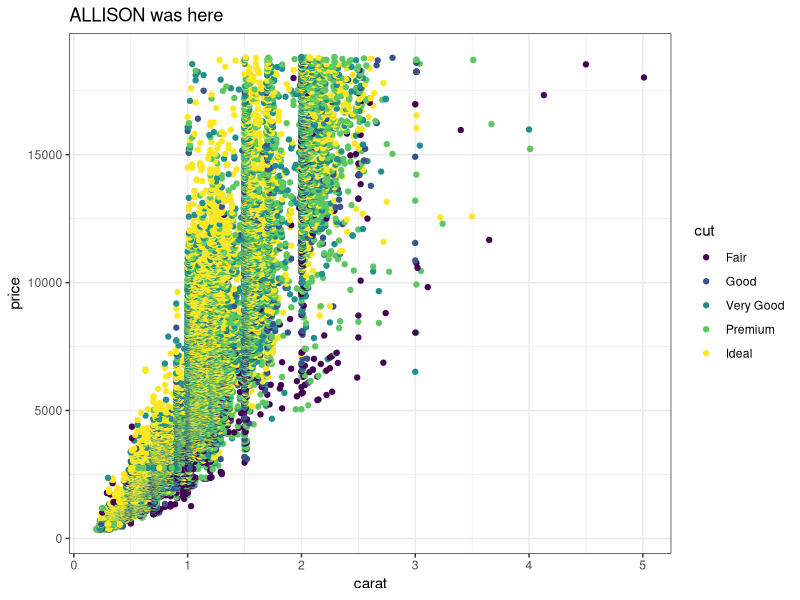
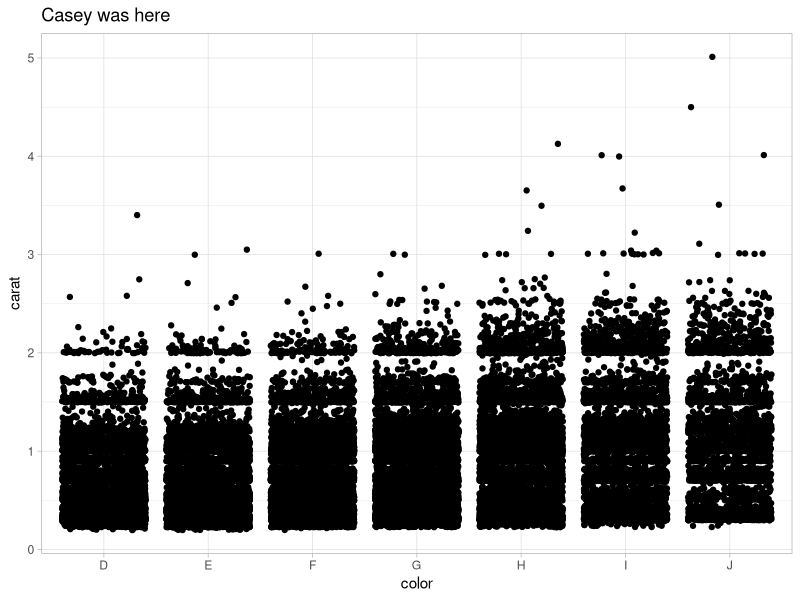
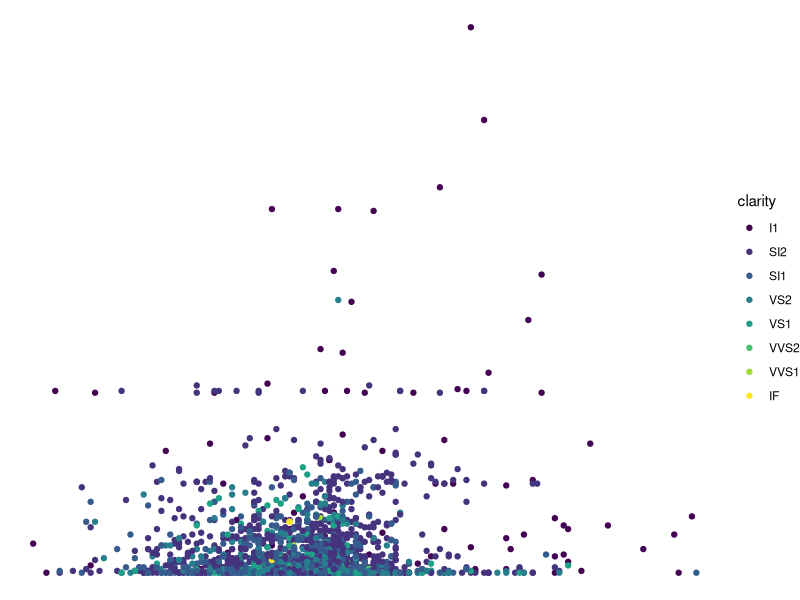

Write R code to recreate these figures, in order.
## ---- chunk 1
knitr::opts_chunk$set(echo = TRUE)
library(tidyverse)
## ---- chunk 2
# Partner 1: 
# Run the code below to see the original graph
# Change the code below to make the point color change based on 'cut', and update the theme to theme_bw(). Update the title to include your first name. 

ggplot(data = diamonds, aes(x = carat, y = price)) +
  geom_point(aes(color = cut)) +
  theme_bw() +
  labs(title = "ALLISON was here")
## ---- chunk 3
# Partner 2: 
# Run the code below to see the original graph
# Change the code below to make the geom a geom_jitter, and update the theme to theme_light. Update the title to include your first name. 

ggplot(data = diamonds, aes(x = color, y = carat)) +
  geom_jitter() +
  theme_light() +
  labs(title = "Casey was here")
## ---- chunk 4
### this is an awesome plot
ggplot(data = diamonds %>% filter(carat > 2), aes(x = depth, y = carat, color = clarity)) +
  geom_point() +
  theme_void()

5+10 ### yayayayay

## ALLISON BREAKING STUUUUFFFFF
teddy <- 1000 + 5

## YAY
## ---- chunk 5

